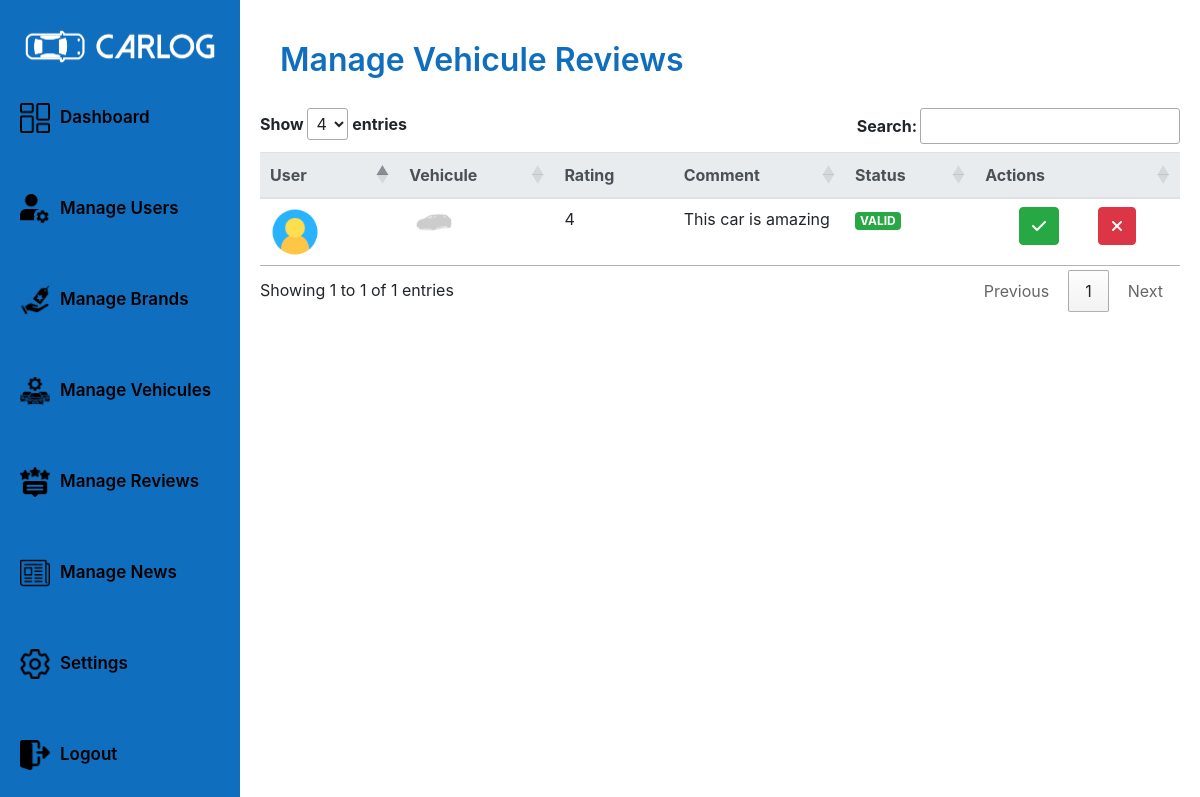
The page /admin/manageVehiculesReviewsPage/ (signed in) on the database its author committed.
### tables this page shows
CREATE TABLE `vehiculereviews` (
  `id` int(11) NOT NULL,
  `user_id` int(11) DEFAULT NULL,
  `vehicule_id` int(11) DEFAULT NULL,
  `status` enum('VALID','PENDING','REJECTED') DEFAULT NULL,
  `comment` text DEFAULT NULL,
  `rating` float DEFAULT NULL
);

### app/router.php (called while the page is built, shortened)
<?php
require_once($_SERVER['DOCUMENT_ROOT'] . "/CarLog/config/utils/imageUtility.php");
require_once($_SERVER['DOCUMENT_ROOT'] . "/CarLog/app/views/adminViews/manageVReviewsPage.php");
$request = rtrim($_SERVER['REQUEST_URI'], '/') . '/';
$request = strtok($request, '?');
$userRole = isset($_SESSION['USER']) ? $_SESSION['USER']['role'] : 'GUEST';
$view = null;
switch ($request) {
    case '/CarLog/admin/manageVehiculesReviewsPage/':
        if ($userRole === 'ADMIN') {
            $view = new ManageVReviewsPage();
        } else {
            $view = new UnAuthorizedPage();
        }
        break;
}
$view->showPage();

### config/queries/reviewQueries.php (called while the page is built, shortened)
<?php
class ReviewQueries
{
    public static function getAllVehiculeReviews()
    {
        return "SELECT * FROM vehiculereviews";
    }
}

### app/models/vehiculeReviewsModel.php (called while the page is built, shortened)
<?php
require_once($_SERVER['DOCUMENT_ROOT'] . '/CarLog/app/controllers/databaseController.php');
require_once($_SERVER['DOCUMENT_ROOT'] . "/CarLog/Config/queries/reviewQueries.php");
class VehiculeReviewsModel
{
    public function getAllVehiculeReviews()
    {
        $dbController = new DatabaseController();
        $database = $dbController->connect();
        $query = ReviewQueries::getAllVehiculeReviews();
        $vehiculeReviews = $dbController->request($database, $query);
        return $vehiculeReviews;
    }
}

### app/controllers/databaseController.php (called while the page is built, shortened)
<?php
require_once($_SERVER['DOCUMENT_ROOT'] . '/CarLog/app/models/databaseModel.php');
class DatabaseController
{
    public function request($database, $query, $params = [])
    {
        $databaseModel = new DatabaseModel();
        return $databaseModel->request($database, $query, $params);
    }
}

### app/models/databaseModel.php (called while the page is built, shortened)
<?php
class DatabaseModel
{
    public function request($database, $query, $params = [])
    {
        try {
            $stmt = $database->prepare($query);
            if ($stmt) {
                if (!empty($params)) {
                    $stmt->execute($params);
                } else {
                    $stmt->execute();
                }
                $result = $stmt->fetchAll(PDO::FETCH_ASSOC);
                return $result;
            } else {
                return false;
            }
        } catch (PDOException $e) {
            echo "Query execution failed: " . $e->getMessage();
            return false;
        }
    }
}

### app/controllers/vehiculeReviewsController.php (called while the page is built, shortened)
<?php
require_once($_SERVER['DOCUMENT_ROOT'] . '/CarLog/app/models/vehiculeReviewsModel.php');
class VehiculeReviewsController
{
    public function getAllVehiculeReviews()
    {
        $vehiculeReviewModel = new VehiculeReviewsModel();
        return $vehiculeReviewModel->getAllVehiculeReviews();
    }
}

### config/queries/userQueries.php (called while the page is built, shortened)
<?php
class UserQueries
{
    public static function getUserById()
    {
        return "SELECT * FROM users WHERE id = ?";
    }
}

### app/models/userModel.php (called while the page is built, shortened)
<?php
require_once($_SERVER['DOCUMENT_ROOT'] . "/CarLog/Config/queries/userQueries.php");
require_once($_SERVER['DOCUMENT_ROOT'] . '/CarLog/app/controllers/databaseController.php');
class UserModel
{
    public function getUserById($userId)
    {
        $dbController = new DatabaseController();
        $database = $dbController->connect();
        $query = UserQueries::getUserById();
        $params = [$userId];
        $user = $dbController->request($database, $query, $params);
        return $user[0];
    }
}

### app/controllers/userController.php (called while the page is built, shortened)
<?php
require_once($_SERVER['DOCUMENT_ROOT'] . '/CarLog/app/models/userModel.php');
class UserController
{
    public function getUserById($userId)
    {
        $userModel = new UserModel();
        return $userModel->getUserById($userId);
    }
}

### config/utils/imageUtility.php (called while the page is built, shortened)
<?php
class ImageUtility
{
    public static function getUserProfilePicture($user)
    {
        $profilePicture = $user['profilePicture'];
        $picturePath = "/CarLog/public/uploads/users/" . $profilePicture;
        if (file_exists($_SERVER['DOCUMENT_ROOT'] . $picturePath)) {
            $pictureUrl = $picturePath;
        } else {
            $pictureUrl = "/CarLog/public/images/defaults/user.png";
        }
        return $pictureUrl;
    }
    public static function getVehiculePicture($vehicule)
    {
        $picture = $vehicule['vehiculePicture'];
        $picturePath = "/CarLog/public/uploads/vehicules/" . $picture;
        if (file_exists($_SERVER['DOCUMENT_ROOT'] . $picturePath)) {
            $pictureUrl = $picturePath;
        } else {
            $pictureUrl = "/CarLog/public/images/defaults/vehicule.png";
        }
        return $pictureUrl;
    }
}

### config/queries/vehiculeQueries.php (called while the page is built, shortened)
<?php
class VehiculeQueries
{
    public static function getVehiculeById()
    {
        return "SELECT * FROM vehicules WHERE id = ?";
    }
}

### app/models/vehiculeModel.php (called while the page is built, shortened)
<?php
require_once($_SERVER['DOCUMENT_ROOT'] . "/CarLog/Config/queries/vehiculeQueries.php");
require_once($_SERVER['DOCUMENT_ROOT'] . '/CarLog/app/controllers/databaseController.php');
class VehiculeModel
{
    public function getVehiculeById($vehiculeId)
    {
        $dbController = new DatabaseController();
        $database = $dbController->connect();
        $query = VehiculeQueries::getVehiculeById();
        $params = [$vehiculeId];
        $vehicule = $dbController->request($database, $query, $params);
        return $vehicule[0];
    }
}

### app/controllers/vehiculeController.php (called while the page is built, shortened)
<?php
require_once($_SERVER['DOCUMENT_ROOT'] . '/CarLog/app/models/vehiculeModel.php');
class VehiculeController
{
    public function getVehiculeById($vehiculeId)
    {
        $vehiculeModel = new VehiculeModel();
        return $vehiculeModel->getVehiculeById($vehiculeId);
    }
}

### app/views/adminViews/manageVReviewsPage.php (the view, shortened to what this page needs)
<?php
require_once($_SERVER['DOCUMENT_ROOT'] . "/CarLog/app/views/sharedViews/sharedViews.php");
class ManageVReviewsPage
{
    public function showPage()
    {
        ?>
        <div class="dashboard__page">
            <div class="dashboard__content">
                <div class="dashboard__header-brands">
                    <h1>Manage Vehicule Reviews</h1>
                </div>
                <?php
                $this->showVehiculeReviewsTable();
                ?>
            </div>
        </div>
        <?php
    }
    public function showVehiculeReviewsTable()
    {
        $vehiculeReviewsController = new VehiculeReviewsController();
        $reviews = $vehiculeReviewsController->getAllVehiculeReviews();
        $userController = new UserController();
        $vehiculeController = new VehiculeController();
        ?>
        <div class="vehicule__reviews__table">
            <div id="loader">Loading...</div>
            <table class=" table table-hover" id="vehiculeReviewTable" style="display: none;">
                <thead class="thead-light">
                    <tr>
                        <th>User</th>
                        <th>Vehicule</th>
                        <th>Rating</th>
                        <th>Comment</th>
                        <th>Status</th>
                        <th>Actions</th>
                    </tr>
                </thead>
                <tbody>
                    <?php foreach ($reviews as $review) { ?>
                        <tr>
                            <td>
                                <?php
                                $user = $userController->getUserById($review['user_id']);
                                ?>
                                <img src="<?= ImageUtility::getUserProfilePicture($user) ?>" alt="User Picture" width="50"
                                    height="auto">
                            </td>
                            <td>
                                <?php
                                $vehicule = $vehiculeController->getVehiculeById($review['vehicule_id']);
                                ?>
                                <img src="<?= ImageUtility::getVehiculePicture($vehicule) ?>" alt="Vehicule Picture" width="50"
                                    height="auto">
                            </td>
                            <td>
                                <?php echo $review['rating']; ?>
                            </td>
                            <td>
                                <?php echo $review['comment']; ?>
                            </td>
                            <td>
                                <p
                                    class="badge <?= $review['status'] === 'PENDING' ? 'badge-warning' : ($review['status'] === 'VALID' ? 'badge-success' : 'badge-danger') ?>">
                                    <?= $review['status'] ?>
                                </p>
                            </td>
                            <td>
                                <div class="table__action__btn">
                                    <button class="btn btn-success" onclick="validateVehiculeReview(<?= $review['id'] ?>)">
                                        <i class="fas fa-check"></i>
                                    </button>
                                    <button class="btn btn-danger" onclick="rejectVehiculeReview(<?= $review['id'] ?>)">
                                        <i class="fas fa-times"></i>
                                    </button>
                                </div>
                            </td>
                        </tr>
                    <?php } ?>
                </tbody>
            </table>
        </div>
        <?php
    }
}

### public/styles/user.css (style rules this page uses)
* { box-sizing: border-box; }

### public/styles/main.css (style rules this page uses)
p { margin-bottom: 0 !important; }

### public/styles/admin.css (style rules this page uses)
:root { --primary-color: rgb(16, 110, 190); --secondary-color: rgb(32, 139, 232); --white-color: #fff; }
* { margin: 0; padding: 0; box-sizing: border-box; }
.dashboard__page { width: 100%; height: 100vh; display: flex; flex-direction: row; justify-content: flex-start; align-items: center; overflow: hidden; }
.dashboard__content { width: 80%; height: 100%; display: flex; flex-direction: column; justify-content: flex-start; align-items: start; padding: 20px; }
.dashboard__content h1 { font-size: 32px; font-weight: 600; color: var(--primary-color); line-height : 1.5 !important; }
.users__table, .brands__table , .vehicules__table , .vehicule__reviews__table, .brand__reviews__table, .news__table { min-width: 100%; width: 100%; height: 100%; }
.vehicule__reviews__table > div , .brand__reviews__table > div , .news__table > div { min-width: 100%; max-width: 100%; }
.table__action__btn { width: 100%; height: 100%; display: flex; flex-direction: row; justify-content: space-evenly; gap: 5px; }
th { padding-right: 0 !important; }
.dashboard__header-brands , .dashboard__header-users , .dashboard__header-vehicules ,.dashboard__header-news { width: 100%; height: 100px; display: flex; flex-direction: row; justify-content: space-between; align-items: center; padding: 0 20px; }

### rows shown on the page
vehiculereviews: rating "4", comment "This car is amazing", status "VALID"

### other values the page prints
$link['text'] "Dashboard"
$link['text'] "Manage Users"
$link['text'] "Manage Brands"
$link['text'] "Manage Vehicules"
$link['text'] "Manage Reviews"
$link['text'] "Manage News"
$link['text'] "Settings"
$link['text'] "Logout"
